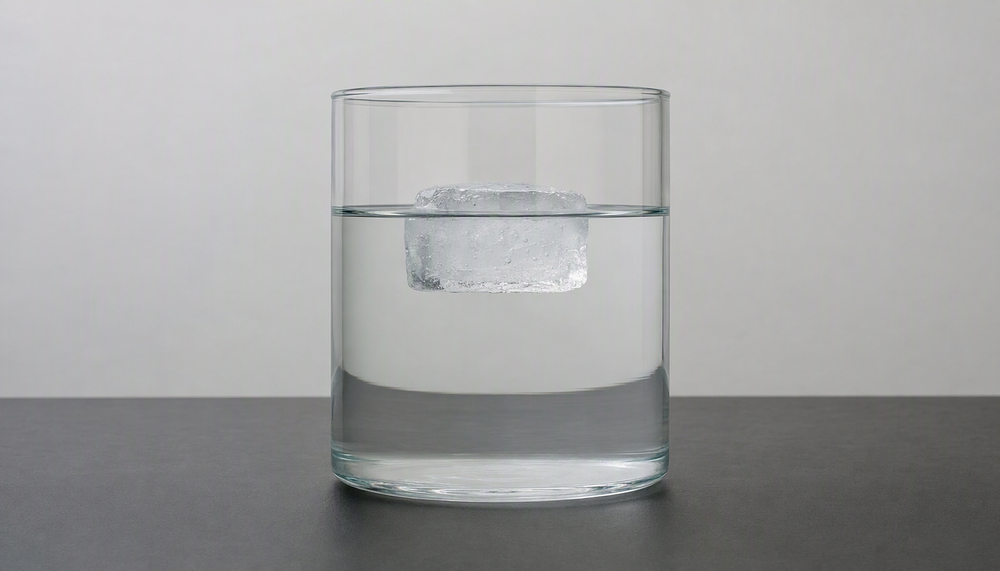
#> input picture v3/g5/P21c/first_frame.png, 1000 x 571 px, shrunk from 1344 x 768 before the run
$ python -i measure_backend.py   (imports and definitions only)   (older library calls are emulated)
#> lines starting #> are read from the running program, lines starting #| are printed output that depends on the picture
#!/usr/bin/env python3
"""Independent P21c freshwater-ice-in-salt-water evaluator."""
from __future__ import annotations
import argparse, csv, json, math, os, re, sys
from pathlib import Path
from typing import Any
import cv2
import numpy as np

TASK_ID = "P21c"
TASK_ROOT = Path(__file__).resolve().parents[1]
# [1 line not run here, left out]

# [18 lines left out: functions finite, unit_score, direction_score, not called in this run]

def recognized_score(physics_score: float) -> float:
    return 0.15 + 0.85 * unit_score(physics_score)

# [41 lines left out: functions rel, metadata, read_video, load_rois, not called in this run]

def roi_pixels(box, width, height):
    if box is None: return None
    x, y, w, h = box; x0, y0 = max(0, int(x * width)), max(0, int(y * height)); x1, y1 = min(width, int((x + w) * width)), min(height, int((y + h) * height)); return x0, y0, max(x0 + 1, x1), max(y0 + 1, y1)

def edge_profile(frame: np.ndarray) -> np.ndarray:
    gray = cv2.cvtColor(frame, cv2.COLOR_RGB2GRAY); h, w = gray.shape
#> after `h, w = gray.shape`: h = 571; w = 1000
    sob = np.abs(cv2.Sobel(gray, cv2.CV_32F, 0, 1, ksize=3))
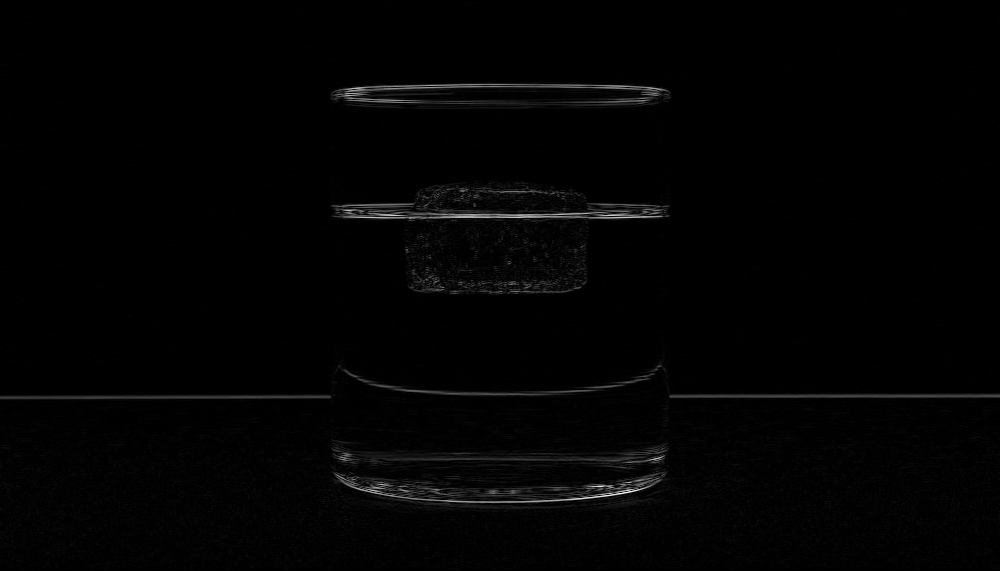
#> sob: shape (571, 1000) float32; min 0, max 681, mean 9.2; drawn with min black and max white
    p = np.median(sob[:, int(.4*w):int(.6*w)], axis=1)
#> p = 571 values, max 367.5 at index 217, min 0 at index 0, mean 15.5
    return np.convolve(p, np.ones(3)/3, mode="same")

# [164 lines left out: functions geometry, solid_evidence, final_frame_ice_detection, extract, artifacts, payload and 2 more, not called in this run]
# [1 line not run here, left out]

>>> import cv2
>>> picture = cv2.cvtColor(cv2.imread('../first_frame.png'), cv2.COLOR_BGR2RGB)
>>> result = edge_profile(picture)
#> result = 571 values, max 285.3 at index 216, min 0.667 at index 0, mean 15.5
